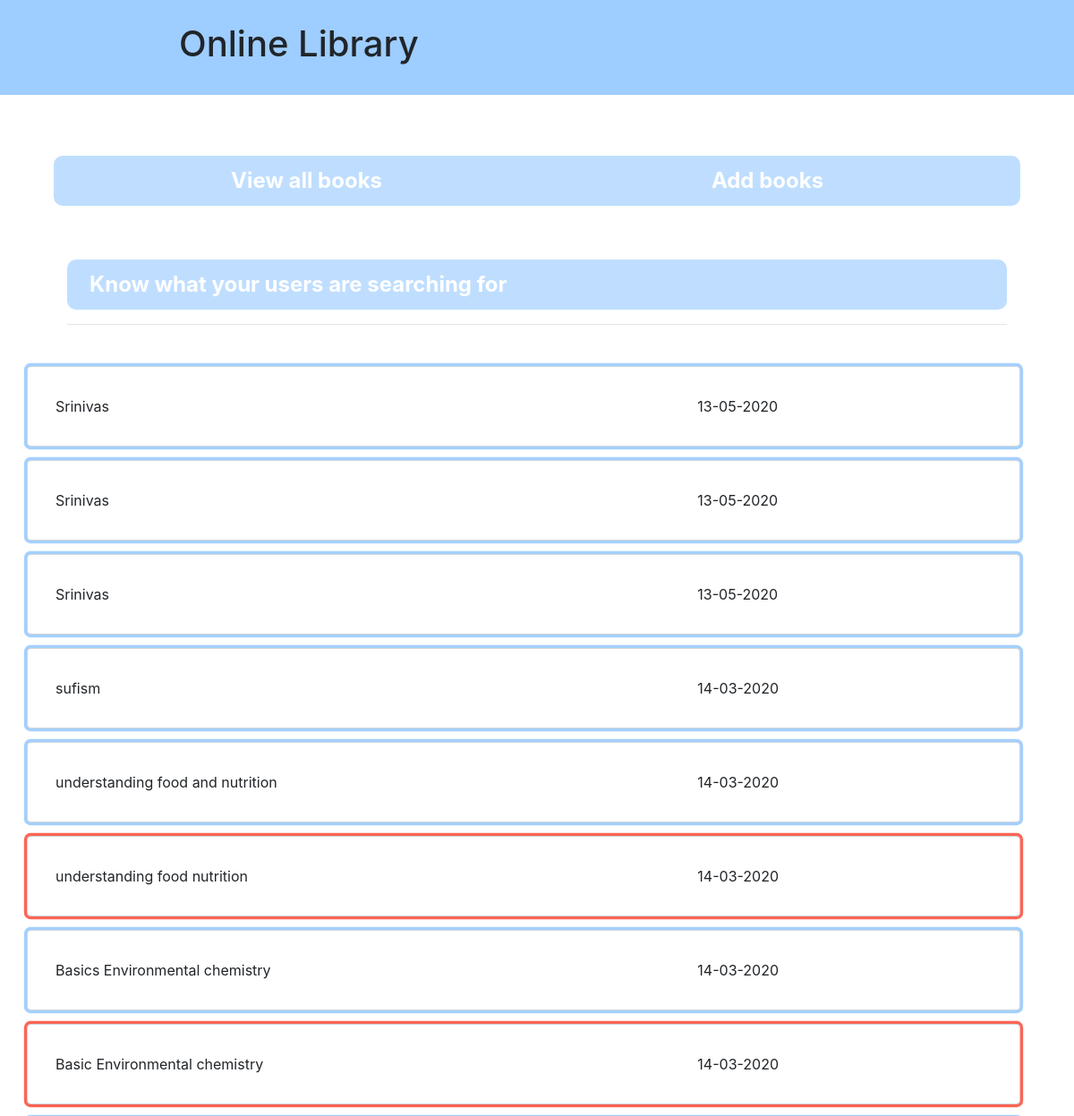
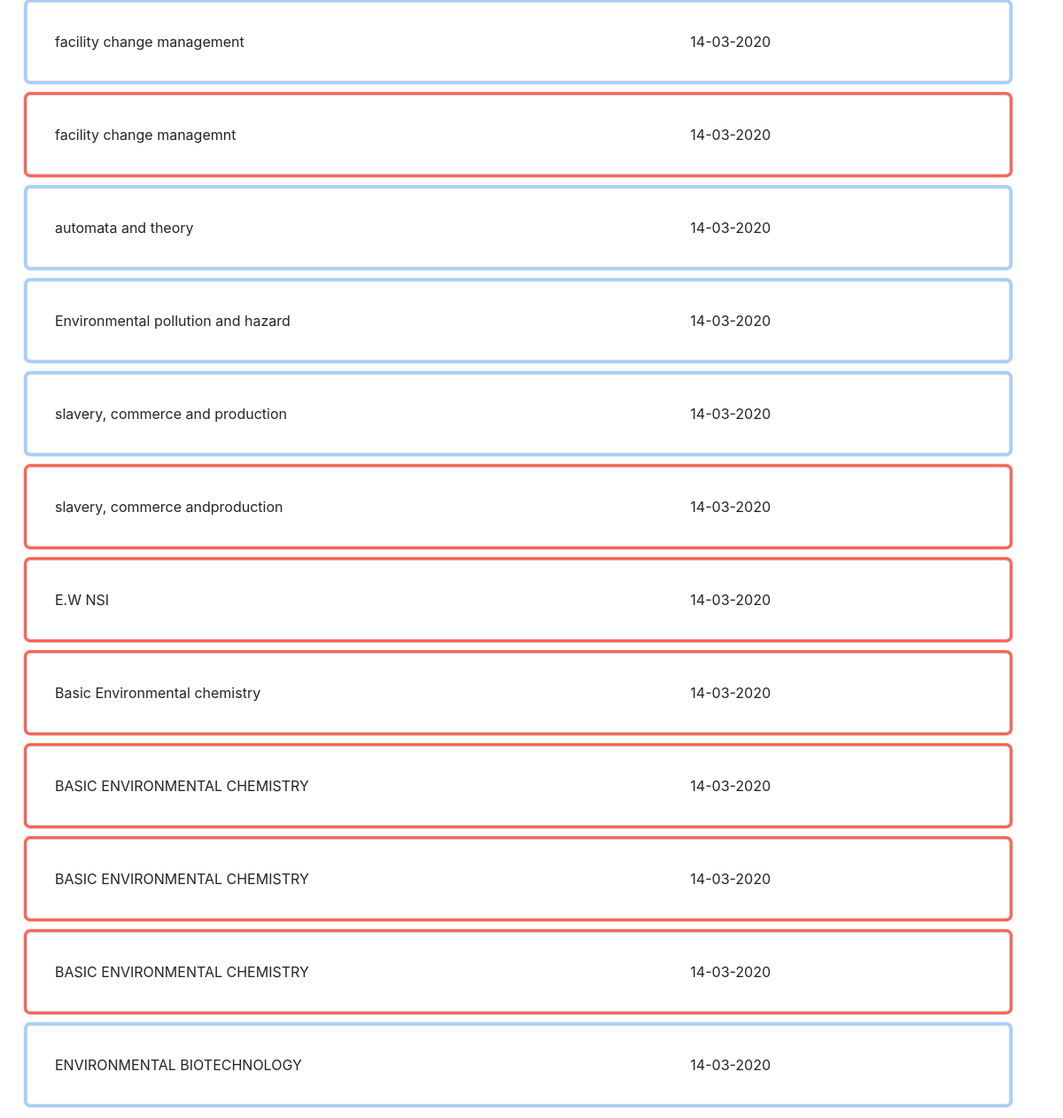
The page /admin/index.php (signed in) on the database its author committed (2 pictures, top to bottom).
### tables this page shows
CREATE TABLE `search_queries` (
  `id` int(255) NOT NULL,
  `query` varchar(1000) NOT NULL,
  `num_of_rows` int(255) NOT NULL,
  `search_date` varchar(20) NOT NULL
);

### admin/index.php (the view, shortened to what this page needs)
<?php include("./inc/header.php")?>
<?php include("./inc/header2.php")?>
<div class="container">
    <div class="dept_specific_books_head">
        <div >
            Know what your users are searching for
        </div>
        <hr>
    </div>
    <div class = "dept_specific_books_body">
        <?php
            include("./inc/conn.php");
            $sql_fetch_queries = "SELECT * FROM search_queries ORDER BY id DESC";
            $query_fetch_queries = mysqli_query($conn, $sql_fetch_queries);
            while($fetch_queries = mysqli_fetch_assoc($query_fetch_queries)):
                if($fetch_queries['num_of_rows'] <= 0){
                    $border_colour = "#ff6555";
                }else{
                    $border_colour = "rgba(0, 123, 255, 0.356)";
                }
        ?>
        <div class = "search_query_list row" style = "box-shadow: 0 0 0 0.2rem <?php echo $border_colour?>; border: 1px solid #ced4da;">
            <div class="col-md-8">
                <?php
                    echo $fetch_queries['query'];
                ?>
            </div>
            <div class="col-md-4">
                <?php
                    echo $fetch_queries['search_date'];
                ?>
            </div>
        </div>
        <?php
            endwhile;
        ?>
    </div>
</div>

### admin/inc/header.php (shortened to what this page needs)
<!DOCTYPE HTML>
<html>
    <head>
        <link rel="stylesheet" href="assets/css/bootstrap/css/bootstrap.css">
        <link rel="stylesheet" href="assets/css/bootstrap/css/bootstrap-reboot.css">
        <link rel="stylesheet" href="assets/css/bootstrap/css/bootstrap-grid.css">
        <link rel="stylesheet" href="assets/css/custom.css">
        <link rel="stylesheet" href="assets/css/fontawesome/css/all.css">
    </head>
    <body>

### admin/inc/header2.php
<div class = "header2">
    <h1> <a href="index.php" class = "to_index_page"> Online Library </a></h1>
</div>
<br><br><br><br><br><br>
<div class="container">
    <div class="dept_specific_books_head">
        <div class = "row text-center">
            <div class="col-md-6">
                <a href="all_books.php" class = "top_navbar_navigations">
                    View all books
                </a>
            </div>
            <div class="col-md-6">
                <a href="add_books.php" class = "top_navbar_navigations">
                    Add books
                </a>
            </div>
        </div>
    </div>
</div>

### admin/assets/css/custom.css (style rules this page uses)
.dept_specific_books_head { padding: 30px; width: 100%; }
.dept_specific_books_head>div { background-color: rgba(0, 123, 255, 0.25); border-radius: 10px; padding: 10px 25px 10px 25px; font-size: 150%; font-weight: bold; color: #fff; }
.dept_specific_books_body { min-height: 700px; width: 100%; }
.header2 { padding: 25px 200px; position: fixed; top: 0; left: 0; right: 0; background-color: rgb(158, 205, 255); }
.to_index_page { text-decoration: none; color: inherit; }
.search_query_list { background-color: #fff; width: 100%; margin-bottom: 15px; padding: 2rem 1rem; background-clip: padding-box; border-radius: 0.25rem; }
.top_navbar_navigations { color: #fff; height: inherit; width: inherit; padding: 13px 50px; }

### rows shown on the page
search_queries: query "Srinivas", search_date "13-05-2020"
search_queries: query "Srinivas", search_date "13-05-2020"
search_queries: query "Srinivas", search_date "13-05-2020"
search_queries: query "sufism", search_date "14-03-2020"
search_queries: query "understanding food and nutrition", search_date "14-03-2020"
search_queries: query "understanding food nutrition", search_date "14-03-2020"
search_queries: query "Basics Environmental chemistry", search_date "14-03-2020"
search_queries: query "Basic Environmental chemistry", search_date "14-03-2020"
search_queries: query "facility change management", search_date "14-03-2020"
search_queries: query "facility change managemnt", search_date "14-03-2020"
search_queries: query "automata and theory", search_date "14-03-2020"
search_queries: query "Environmental pollution and hazard", search_date "14-03-2020"
search_queries: query "slavery, commerce and production", search_date "14-03-2020"
search_queries: query "slavery, commerce andproduction", search_date "14-03-2020"
search_queries: query "E.W NSI", search_date "14-03-2020"
search_queries: query "Basic Environmental chemistry", search_date "14-03-2020"
search_queries: query "BASIC ENVIRONMENTAL CHEMISTRY", search_date "14-03-2020"
search_queries: query "BASIC ENVIRONMENTAL CHEMISTRY", search_date "14-03-2020"
search_queries: query "BASIC ENVIRONMENTAL CHEMISTRY", search_date "14-03-2020"
search_queries: query "ENVIRONMENTAL BIOTECHNOLOGY", search_date "14-03-2020"
